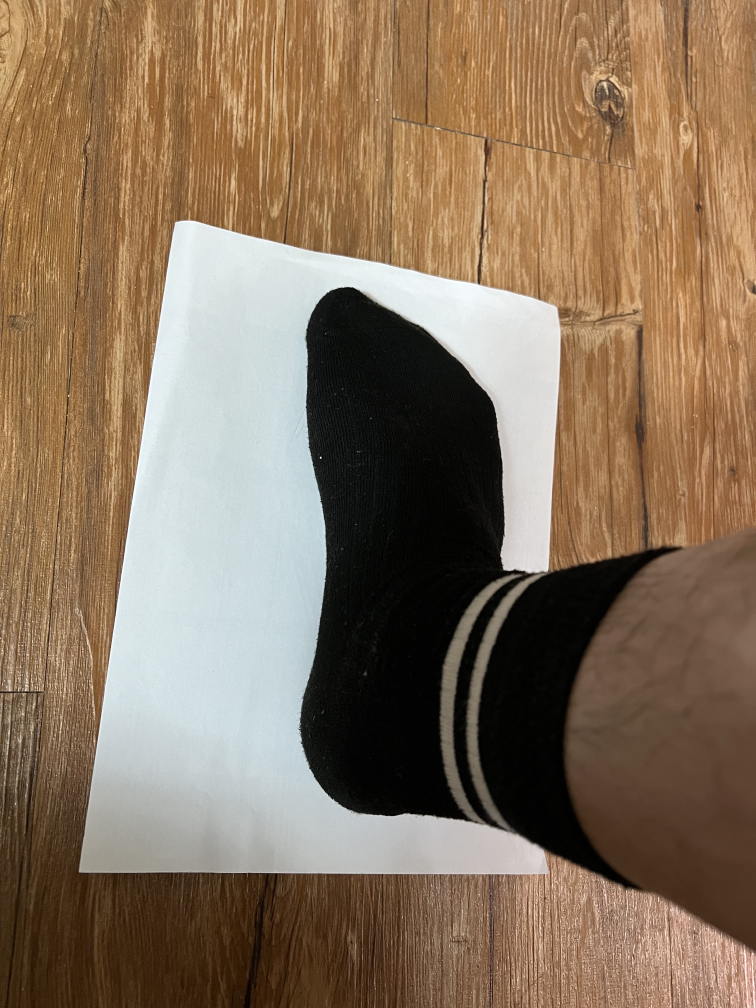
#> input picture MidTerm/Left.jpg, 3024 x 4032 px, found by its file name (shown at 1/4 size)
$ jupyter execute MidTerm-M11015Q03.ipynb
#> lines starting #> are read from the running program, lines starting #| are printed output that depends on the picture; after the words box and inside, x2 and y2 are one past the last pixel; in counts of white or black regions, pixels touching at a corner belong together
**NTUST course: Computer Vision and Applications (CI5336701, 2022 Spring)**

**Midterm Project: Measure and compare your foot-prints by taking pictures**

# 讀取來源圖檔集

[cell 1]
from google.colab.patches import cv2_imshow
import numpy as np
import cv2
from google.colab import drive
drive.mount('/content/drive')
MidTerm_Image_Ori_Path_Left = '/content/drive/MyDrive/Course/11002/Computer Vision/MidTerm/Left.jpg'
MidTerm_Image_Ori_Path_Right = '/content/drive/MyDrive/Course/11002/Computer Vision/MidTerm/Right.jpg'
MidTerm_Image_Result_Path = "/content/drive/MyDrive/Course/11002/Computer Vision/MidTerm/Merge.jpg"
Ori_Imgae_Left = cv2.imread(MidTerm_Image_Ori_Path_Left)
#> Ori_Imgae_Left is the input picture: shape (4032, 3024, 3); mean B, G, R 92.4, 114.5, 135.9
Ori_Imgae_Left = cv2.resize(Ori_Imgae_Left, (1024, 1024), interpolation=cv2.INTER_AREA)
#> Ori_Imgae_Left: shape (1024, 1024, 3)
Ori_Imgae_Right = cv2.imread(MidTerm_Image_Ori_Path_Right)
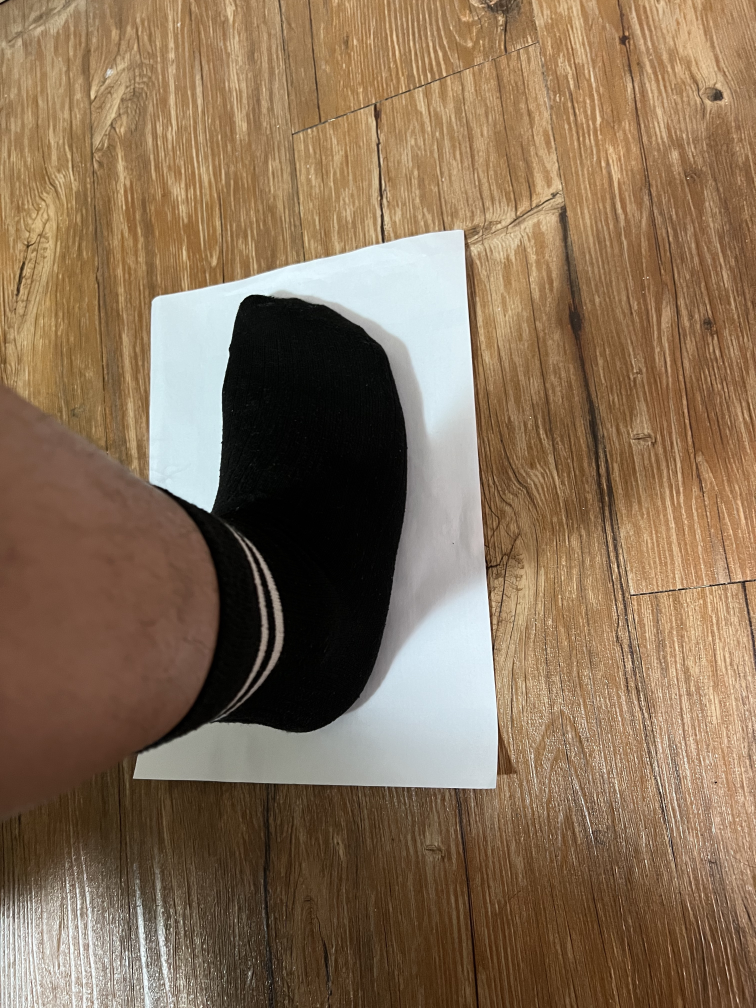
#> input picture MidTerm/Right.jpg, 3024 x 4032 px, found by its file name (shown at 1/4 size)
#> Ori_Imgae_Right is the input picture: shape (4032, 3024, 3); mean B, G, R 86.7, 111.2, 134.5
Ori_Imgae_Right = cv2.resize(Ori_Imgae_Right, (1024, 1024), interpolation=cv2.INTER_AREA)
#> Ori_Imgae_Right: shape (1024, 1024, 3)
#cv2_imshow(Ori_Imgae_Left)

[cell 2]
cv2_imshow(Ori_Imgae_Right)

# 確認左右轉換圖片座標位置

[cell 3]
#Left_Position = np.asarray([[116,11],[802,131],[938,857],[71,961]])
Left_Position = np.asarray([[240,211],[102,870],[736,877],[750,305]])
#Right_Position = np.asarray([[72,90],[790,40],[992,873],[23,920]])
Right_Position = np.asarray([[200,300],[175,787],[670,793],[622,227]])
Correction_Position = np.asarray([[0,0],[1024,0],[1024,1024],[0,1024]])

# 裁減圖片工作, 透過透過OpenCV FillPoly 轉換

[cell 4]
def Crop_Image_Point(Src_Imgae_Ori, Point):
    # 透過點位座標裁減出預計"轉換影像", 以及遮罩
    Mask = np.zeros(Src_Imgae_Ori.shape, dtype=np.uint8)
    cv2.fillPoly(Mask, [Point.astype(np.int32)], (255,)*Src_Imgae_Ori.shape[2])
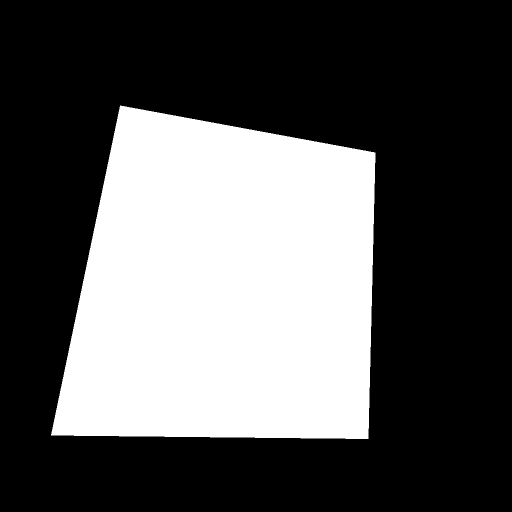
#> Mask: shape (1024, 1024, 3) (shown at 1/2 size); 34.1% white; 1 white region, box (x1, y1, x2, y2) and area: (102, 211, 751, 878) 357091
    return cv2.bitwise_and(Src_Imgae_Ori, Mask), Mask

[cell 5]
# 裁減原始圖片
Left_Image , L_mask = Crop_Image_Point(Ori_Imgae_Left, Left_Position)
Right_Image, R_mask = Crop_Image_Point(Ori_Imgae_Right, Right_Position)
#> in Crop_Image_Point (call 2), `cv2.fillPoly(Mask, [Point.astype(np.int32)], (255,)*Src_Imgae_Ori.shap..`: Mask: shape (1024, 1024, 3); 23.2% white; 1 white region, box (x1, y1, x2, y2) and area: (175, 227, 671, 794) 242771
Correction_Image, C_mask = Crop_Image_Point(Ori_Imgae_Left, Correction_Position)
#> in Crop_Image_Point (call 3), `cv2.fillPoly(Mask, [Point.astype(np.int32)], (255,)*Src_Imgae_Ori.shap..`: Mask: shape (1024, 1024, 3); every value is 255

[cell 6]
cv2_imshow(Right_Image)

# 計算 Homography 公式, 採用OpenCV findHomography

[cell 7]
def CalCv2Homography(x, xp):
    #透過 OpenCV 計算 Homography 矩陣數值
    #x' = H * X
    HomoMatrix, _ = cv2.findHomography(x, xp)
    return HomoMatrix

[cell 8]
HomoPara_Left = CalCv2Homography(Left_Position, Right_Position)
HomoPara_Right = CalCv2Homography(Right_Position, Right_Position)

# 透過 Homography Matrix 進行轉換

[cell 9]
def Convert_Image(Original_Image_Left, Original_Image_Right, Left_Image, Right_Image, HomoMatrix_Left, HomoMatrix_Right):
    #Original_Image_Shape = (Original_Image.shape[1],Original_Image.shape[0])
    Convert_Left_Image = cv2.warpPerspective(Left_Image, HomoMatrix_Left, (Original_Image_Left.shape[1],Original_Image_Left.shape[0]))
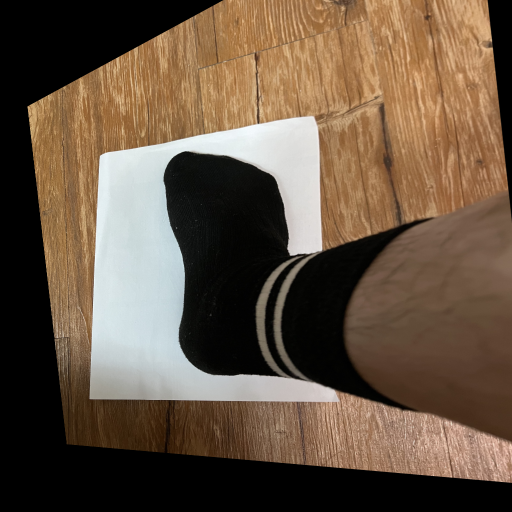
#> Convert_Left_Image: shape (1024, 1024, 3) (shown at 1/2 size); mean B, G, R 67.3, 84.7, 102.8
    Convert_Right_Image = cv2.warpPerspective(Right_Image, HomoMatrix_Right, (Original_Image_Right.shape[1],Original_Image_Right.shape[0]))
    #Convert_Right_Image = cv2.warpPerspective(Right_Image, np.linalg.inv(HomoMatrix), Original_Image_Shape)
    return Convert_Left_Image, Convert_Right_Image

[cell 10]
Conv_Left_Image, Conv_Right_Image = Convert_Image(Ori_Imgae_Left, Ori_Imgae_Right,Ori_Imgae_Left, Ori_Imgae_Right, HomoPara_Left, HomoPara_Right)

[cell 11]
cv2_imshow(Conv_Left_Image)
cv2_imshow(Conv_Right_Image)
MergeImage = cv2.addWeighted(Conv_Left_Image, 0.5 , Conv_Right_Image, 0.5 , 1)
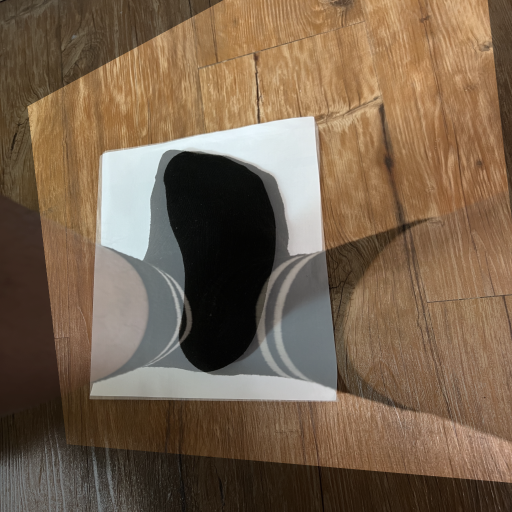
#> MergeImage: shape (1024, 1024, 3) (shown at 1/2 size); mean B, G, R 78, 98.9, 119.6

###### 這邊轉換要對準
cv2_imshow(MergeImage)
ResizeImage = cv2.resize(MergeImage, (210, 297), interpolation=cv2.INTER_AREA)
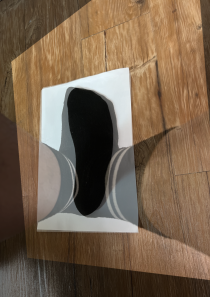
#> ResizeImage: shape (297, 210, 3); mean B, G, R 78, 98.9, 119.6

cv2_imshow(ResizeImage)
GrayImage = cv2.cvtColor(ResizeImage, cv2.COLOR_RGB2GRAY)
BlurImage = cv2.GaussianBlur(GrayImage, (15, 15), 0)
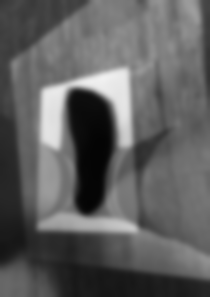
#> BlurImage: shape (297, 210); min 4, max 241, mean 95
_, ThreshImage = cv2.threshold(BlurImage, 20, 255, cv2.THRESH_BINARY)
#> ThreshImage: shape (297, 210); 94.7% white; 1 black region
cv2_imshow(ThreshImage)

[cell 12]
#boundingbox 框出邊緣
contours ,hierarchy = cv2.findContours(ThreshImage, cv2.RETR_TREE, cv2.CHAIN_APPROX_SIMPLE)
#> contours = 2 contours; box (x1, y1, x2, y2) and area: (0, 0, 210, 297) 61864, (70, 92, 112, 213) 3444
x, y, w, h = cv2.boundingRect(contours[1])
#> x = 70; y = 92; w = 42; h = 121
BoundBoxImage=cv2.rectangle(ThreshImage,(x,y),(x+w,y+h),(0,0,255),2, cv2.LINE_AA)
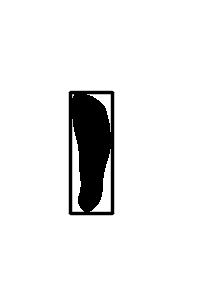
#> BoundBoxImage: shape (297, 210); min 0, max 255, mean 237

cv2_imshow(BoundBoxImage)

[cell 13]
#平移至原點
M=np.float32([[1,0,-x],[0,1,-y]])
#> M = [[1, 0, -70], [0, 1, -92]]
height,width = ThreshImage.shape
#> height = 297; width = 210
result=cv2.warpAffine(ThreshImage,M,(width,height),borderValue=(255,255,255))
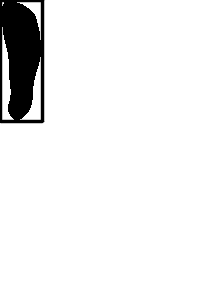
#> result: shape (297, 210); min 0, max 255, mean 237.8
cv2_imshow(result)

[cell 14]
ThreshImage.shape
#> Out = (297, 210)

[cell 15]
#顯示腳長寬
width_text="width: "+str(w)+" mm"
#> width_text = 'width: 42 mm'
lengh_text="lengh: "+str(h)+" mm"
#> lengh_text = 'lengh: 121 mm'
cv2.putText(result, width_text, (100,250), cv2.FONT_HERSHEY_SIMPLEX, 0.4, (0,0,0), 1, cv2.LINE_AA)
cv2.putText(result, lengh_text, (100,270), cv2.FONT_HERSHEY_SIMPLEX, 0.4, (0,0,0), 1, cv2.LINE_AA)

[cell 16]
cv2_imshow(result)

# 裁減原圖方便後續進行填補作業

[cell 17]
def CropImage(Image_Original, Left_Mask, Right_Mask ):
    return cv2.bitwise_and(Image_Original, cv2.bitwise_not(cv2.bitwise_or(Left_Mask, Right_Mask)))

# 將轉換圖檔進行填補

[cell 18]
import cv2

#img = cv2.imread("rect.png")
img = Ori_Imgae_Left
img = cv2.resize(Ori_Imgae_Left, (img.shape[0] * 5, img.shape[1] * 5))
gray = cv2.cvtColor(img, cv2.COLOR_BGR2GRAY)
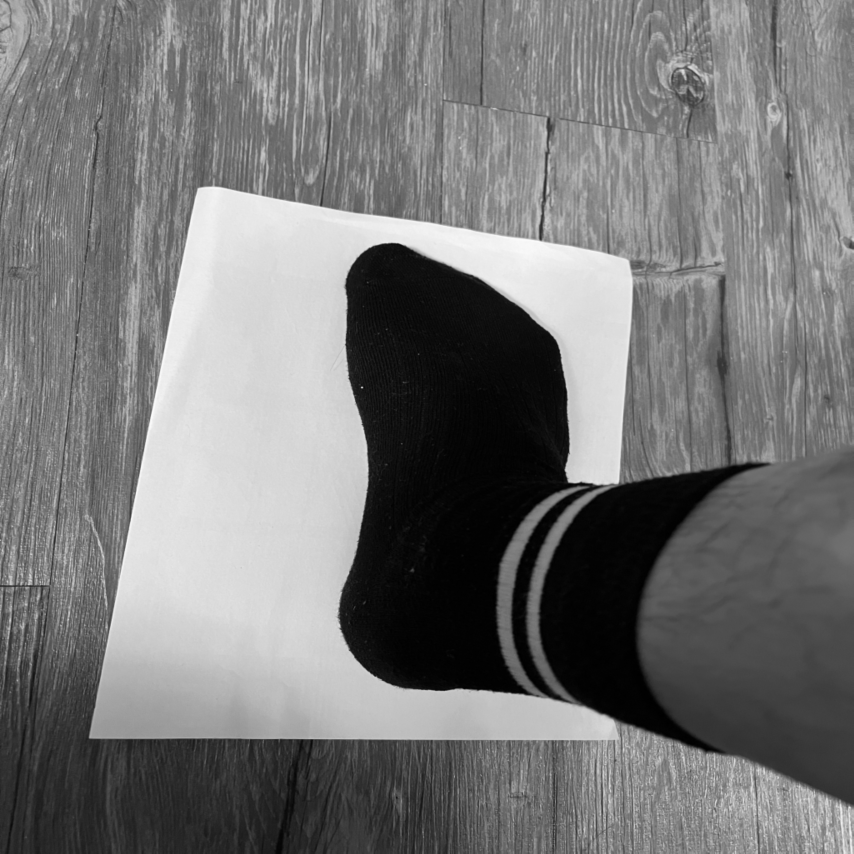
#> gray: shape (5120, 5120) (shown at 1/6 size); min 0, max 254, mean 118.3
blurred = cv2.bilateralFilter(gray, 9, 75, 75)
_, thresh = cv2.threshold(blurred, 0, 255, cv2.THRESH_OTSU)
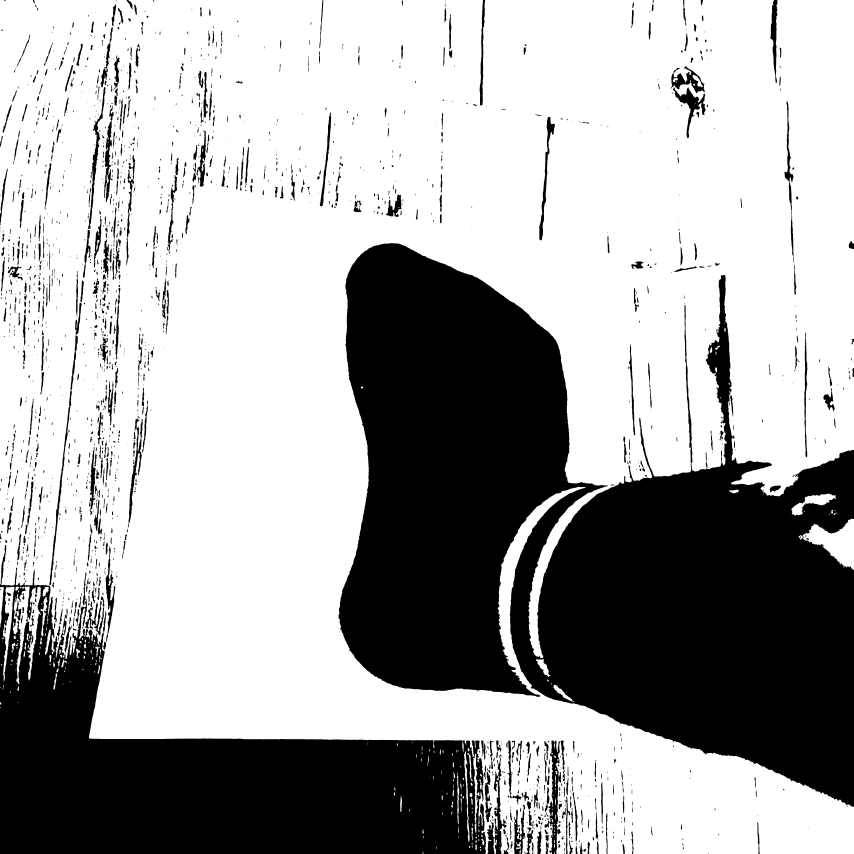
#> thresh: shape (5120, 5120) (shown at 1/6 size); 66.3% white; 1947 black regions (540 under 20 px)

contours, _ = cv2.findContours(thresh, cv2.RETR_TREE, cv2.CHAIN_APPROX_SIMPLE)
#> contours = 2191 contours, 486 with area under 20; largest, box (x1, y1, x2, y2) and area: (0, 0, 5120, 5120) 17722041, (4791, 3112, 5120, 3419) 44606, (77, 3520, 245, 4104) 38993, (296, 1815, 491, 3512) 19004, (4037, 523, 4234, 829) 15066
contour = contours[0]
#> contour = [[2538, 5111], [2537, 5112], [2537, 5114], [2536, 5115], [2536, 5119], [2539, 5119], [2539, 5114], [2538, 5113]]

perimeter = cv2.arcLength(contour, True)
#> perimeter = 20.24
approx = cv2.approxPolyDP(contour, 0.05 * perimeter, True)
#> approx = [[2538, 5111], [2536, 5119], [2539, 5119]]

for point in approx:
    x, y = point[0]
    cv2.circle(img, (x, y), 3, (0, 255, 0), -1)
#> this loop made 3 passes
cv2.drawContours(img, [approx], -1, (0, 255, 0))

cv2_imshow(img)
